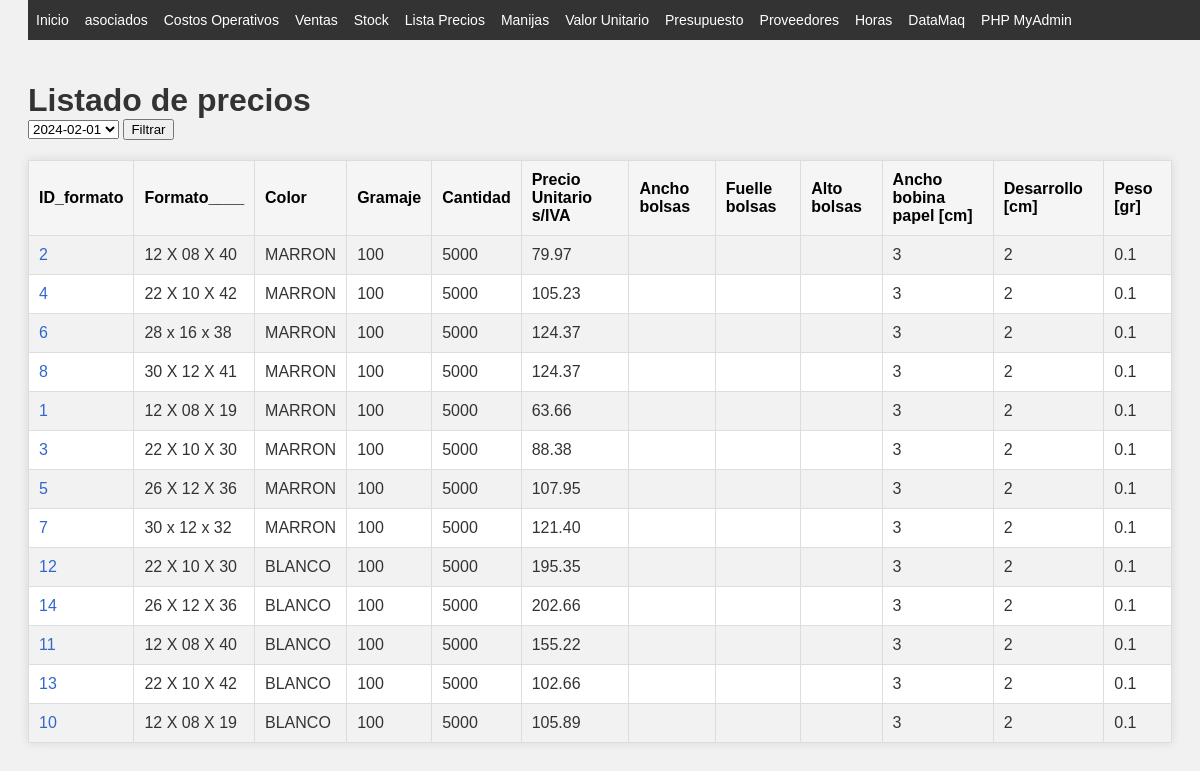
The app's page /lista_precios.php?fechaSeleccionada=2023-12-01, older data.
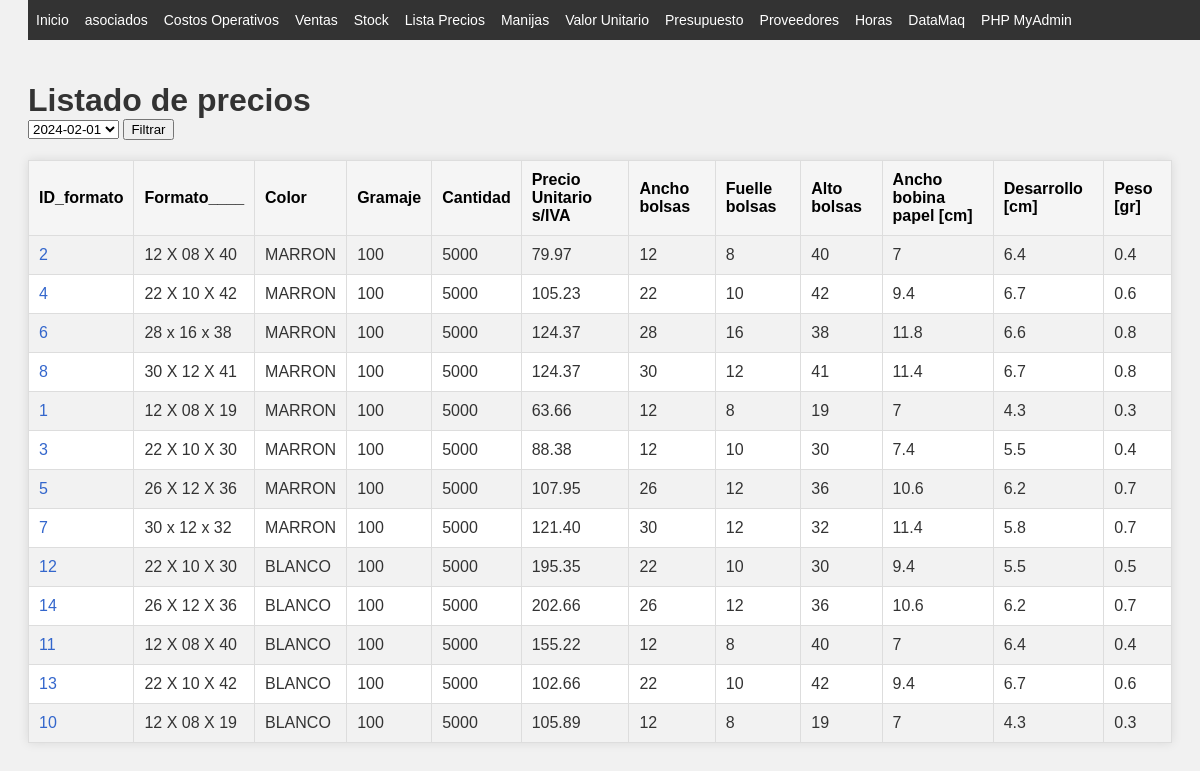
The same page, newer data.
### tables this page shows
CREATE TABLE `listado_precios` (
  `ID_listado` int(11) NOT NULL,
  `ID_formato` int(11) DEFAULT NULL,
  `cantidad` int(11) DEFAULT NULL,
  `precio_u_sIVA` decimal(8,2) DEFAULT NULL,
  `fecha_listado` date DEFAULT NULL
);

CREATE TABLE `tabla_1` (
  `ID_formato` int(11) NOT NULL,
  `formato` varchar(14) NOT NULL,
  `ancho` int(11) NOT NULL,
  `fuelle` int(11) NOT NULL,
  `alto` int(11) NOT NULL,
  `color` varchar(11) NOT NULL,
  `gramaje` int(11) NOT NULL,
  `cantidades` int(11) NOT NULL,
  `manijas` bit(1) NOT NULL,
  `fechatiempo` timestamp NULL DEFAULT CURRENT_TIMESTAMP ON UPDATE CURRENT_TIMESTAMP
);

### includes/db_functions.php (called while the page is built, shortened)
<?php
function conectarBD() {
    $conexion = mysqli_connect(DB_SERVER, DB_USERNAME, DB_PASSWORD, DB_NAME);
    return $conexion;
}
function getArraySQL($sql) {
    $conexion = conectarBD();
    $result = mysqli_query($conexion, $sql);
    $rawdata = [];
    while ($row = mysqli_fetch_assoc($result)) {
        $rawdata[] = $row;
    }
    return $rawdata;
}
?>

### lista_precios.php (the view, shortened to what this page needs)
<?php
require "includes/header.php";
include 'includes/db_functions.php';
$sqlFechas = "SELECT DISTINCT fecha_listado FROM listado_precios ORDER BY fecha_listado DESC";
$fechas = getArraySQL($sqlFechas);
?>
<!DOCTYPE html>
<html lang="es">
<head>
    <link rel="stylesheet" href="CSS/style.css">
</head>
<body>
<h1>Listado de precios</h1>
<form action="lista_precios.php" method="GET">
    <select name="fechaSeleccionada">
        <?php
        foreach ($fechas as $fecha) {
            echo '<option value="'.$fecha['fecha_listado'].'">'.$fecha['fecha_listado'].'</option>';
        }
        ?>
    </select>
    <input type="submit" value="Filtrar">
</form>
<?php
$fechaSeleccionada = $_GET['fechaSeleccionada'] ?? '2024-02-01';
$sql = "SELECT t1.ID_formato, t1.formato, t1.color, t1.gramaje, lp.cantidad, lp.precio_u_sIVA, t1.ancho, t1.fuelle, t1.alto
        FROM listado_precios lp
        INNER JOIN tabla_1 t1 ON lp.ID_formato = t1.ID_formato
        WHERE lp.fecha_listado = '$fechaSeleccionada'
        ORDER BY t1.color DESC";
$resultados = getArraySQL($sql);
?>
<table border="1" class="responsive-table">
    <tr>
        <th>ID_formato</th>
        <th>Formato____</th>
        <th>Color</th>
        <th>Gramaje</th>
        <th>Cantidad</th>
        <th>Precio Unitario s/IVA</th>
        <th>Ancho bolsas</th>
        <th>Fuelle bolsas</th>
        <th>Alto bolsas</th>
        <th>Ancho bobina papel [cm]</th>
        <th>Desarrollo [cm]</th>
        <th>Peso [gr]</th>
    </tr>
    <?php
    foreach ($resultados as $resultado) {
        $ancho_bobina = (2*$resultado['ancho']+2*$resultado['fuelle']+30)/10;
        $desarrollo = ($resultado['alto']+$resultado['fuelle']/2+20)/10;
        $superficie = ($ancho_bobina/100 ) * ($desarrollo/100) ;
        $peso = number_format(($superficie * $resultado['gramaje']), 1, '.', '');
        echo "<tr>
                <td><a href='presupuesto.php?&vel=40&peso=$peso&precio_venta={$resultado['precio_u_sIVA']}&formato={$resultado['formato']}&ComVent=20' target='_blank'>{$resultado['ID_formato']}</a></td>
                <td>{$resultado['formato']}         </td>
                <td>{$resultado['color']}           </td>
                <td>{$resultado['gramaje']}         </td>
                <td>{$resultado['cantidad']}        </td>
                <td>{$resultado['precio_u_sIVA']}   </td>
                <td>{$resultado['ancho']}           </td>
                <td>{$resultado['fuelle']}          </td>
                <td>{$resultado['alto']}            </td>
                <td>{$ancho_bobina}                 </td>
                <td>{$desarrollo}                   </td>
                <td>{$peso}                         </td>
              </tr>";
    }
    ?>
</table>
</body>
</html>

Row changes from the older to the newer data that the page shows:
changed through a linked row, listado_precios (number 1 of 13 on the later page): ID_formato.ancho (not shown) → "12"; ID_formato.fuelle (not shown) → "8"; ID_formato.alto (not shown) → "40"; ID_formato.fuelle "3" → "7"; ID_formato.fuelle "2" → "6.4"; ID_formato.gramaje "0.1" → "0.4"
changed through a linked row, listado_precios (number 2 of 13 on the later page): ID_formato.ancho (not shown) → "22"; ID_formato.fuelle (not shown) → "10"; ID_formato.alto (not shown) → "42"; ID_formato.fuelle "3" → "9.4"; ID_formato.fuelle "2" → "6.7"; ID_formato.gramaje "0.1" → "0.6"
changed through a linked row, listado_precios (number 3 of 13 on the later page): ID_formato.ancho (not shown) → "28"; ID_formato.fuelle (not shown) → "16"; ID_formato.alto (not shown) → "38"; ID_formato.fuelle "3" → "11.8"; ID_formato.fuelle "2" → "6.6"; ID_formato.gramaje "0.1" → "0.8"
changed through a linked row, listado_precios (number 4 of 13 on the later page): ID_formato.ancho (not shown) → "30"; ID_formato.fuelle (not shown) → "12"; ID_formato.alto (not shown) → "41"; ID_formato.fuelle "3" → "11.4"; ID_formato.fuelle "2" → "6.7"; ID_formato.gramaje "0.1" → "0.8"
changed through a linked row, listado_precios (number 5 of 13 on the later page): ID_formato.ancho (not shown) → "12"; ID_formato.fuelle (not shown) → "8"; ID_formato.alto (not shown) → "19"; ID_formato.fuelle "3" → "7"; ID_formato.fuelle "2" → "4.3"; ID_formato.gramaje "0.1" → "0.3"
changed through a linked row, listado_precios (number 6 of 13 on the later page): ID_formato.ancho (not shown) → "12"; ID_formato.fuelle (not shown) → "10"; ID_formato.alto (not shown) → "30"; ID_formato.fuelle "3" → "7.4"; ID_formato.fuelle "2" → "5.5"; ID_formato.gramaje "0.1" → "0.4"
changed through a linked row, listado_precios (number 7 of 13 on the later page): ID_formato.ancho (not shown) → "26"; ID_formato.fuelle (not shown) → "12"; ID_formato.alto (not shown) → "36"; ID_formato.fuelle "3" → "10.6"; ID_formato.fuelle "2" → "6.2"; ID_formato.gramaje "0.1" → "0.7"
changed through a linked row, listado_precios (number 8 of 13 on the later page): ID_formato.ancho (not shown) → "30"; ID_formato.fuelle (not shown) → "12"; ID_formato.alto (not shown) → "32"; ID_formato.fuelle "3" → "11.4"; ID_formato.fuelle "2" → "5.8"; ID_formato.gramaje "0.1" → "0.7"
changed through a linked row, listado_precios (number 9 of 13 on the later page): ID_formato.ancho (not shown) → "22"; ID_formato.fuelle (not shown) → "10"; ID_formato.alto (not shown) → "30"; ID_formato.fuelle "3" → "9.4"; ID_formato.fuelle "2" → "5.5"; ID_formato.gramaje "0.1" → "0.5"
changed through a linked row, listado_precios (number 10 of 13 on the later page): ID_formato.ancho (not shown) → "26"; ID_formato.fuelle (not shown) → "12"; ID_formato.alto (not shown) → "36"; ID_formato.fuelle "3" → "10.6"; ID_formato.fuelle "2" → "6.2"; ID_formato.gramaje "0.1" → "0.7"
changed through a linked row, listado_precios (number 11 of 13 on the later page): ID_formato.ancho (not shown) → "12"; ID_formato.fuelle (not shown) → "8"; ID_formato.alto (not shown) → "40"; ID_formato.fuelle "3" → "7"; ID_formato.fuelle "2" → "6.4"; ID_formato.gramaje "0.1" → "0.4"
changed through a linked row, listado_precios (number 12 of 13 on the later page): ID_formato.ancho (not shown) → "22"; ID_formato.fuelle (not shown) → "10"; ID_formato.alto (not shown) → "42"; ID_formato.fuelle "3" → "9.4"; ID_formato.fuelle "2" → "6.7"; ID_formato.gramaje "0.1" → "0.6"
changed through a linked row, listado_precios (number 13 of 13 on the later page): ID_formato.ancho (not shown) → "12"; ID_formato.fuelle (not shown) → "8"; ID_formato.alto (not shown) → "19"; ID_formato.fuelle "3" → "7"; ID_formato.fuelle "2" → "4.3"; ID_formato.gramaje "0.1" → "0.3"
